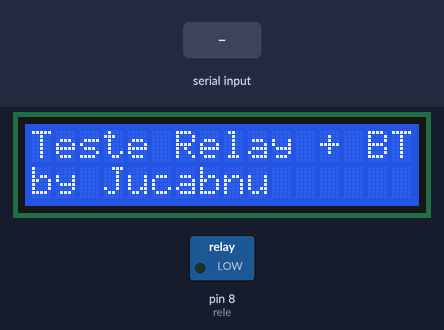
Recording of a sketch running on a simulated Arduino Uno, built with avr-gcc and run on an emulated ATmega328P. Parts: 16×2 character LCD, switched loads named in the sketch (green lamp = pin HIGH). The inputs (shaded band) are chosen by the test bench.

Above: at 4.3 s.
4.4 s: "abrir" received over the second serial link
At 4.9 s:
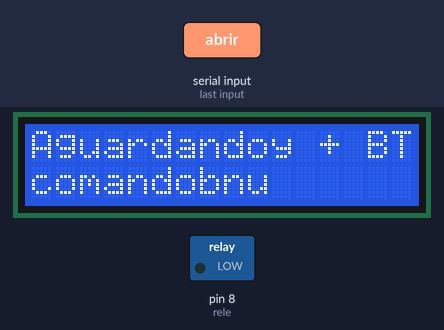
At 7.3 s:
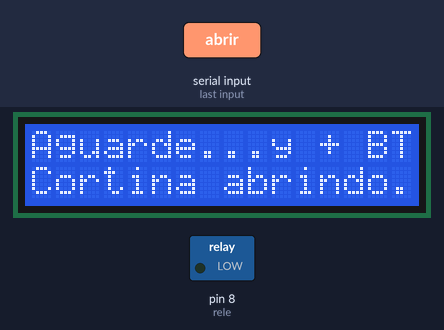
7.4 s: "1" received over the second serial link
At 9.7 s:
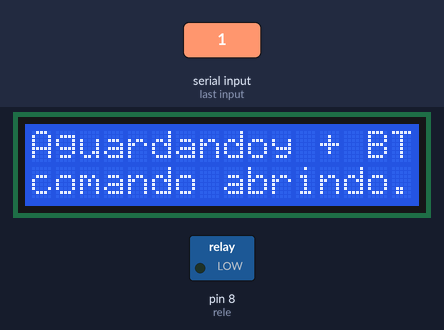
Timing chart, 0 to 11.2 s (numbered marks = the images above; inputs shaded):
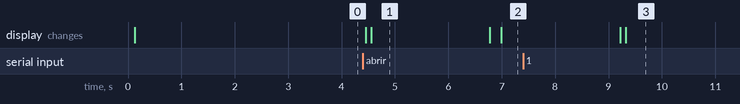

Measured:
- after the input at 4.4 s, the display: first changes after 0.06 s (image 1 shows a later state)
- after the input at 7.4 s, the display: first changes after 1.8 s (image 3 shows a later state)
- what the display in image 1 shows lasts 2.2 s, from 4.6 s to 6.8 s

The sketch:

controle_auto_cortina_bt_lcd.ino
```cpp
#include<SoftwareSerial.h>;
#include<LiquidCrystal.h>;

SoftwareSerial btCom(9,10); // TX, RX
LiquidCrystal lcd(12,11,5,4,3,2);
int rele = 8;

void setup(){
  btCom.begin(9600);
  btCom.println("Comunicação Bluetooth iniciada.");
  btCom.println("Aguardando comando...");

  lcd.begin(16,2);
  lcd.print("Teste Relay + BT");
  lcd.setCursor(0,1);
  lcd.print("by Jucabnu");
  pinMode(rele, OUTPUT);
  rele = LOW;
  delay(3000);
}

void printLcd(String texto, int coluna, int linha){
  lcd.setCursor(coluna, linha);
  lcd.print(texto);
  delay(100);
}

void loop(){

  String data;

  if(btCom.available()){
    btCom.print("Envie 'abrir' para abrir:");
    printLcd("Aguardando",0,0);
    printLcd("comando",0,1);

    data = btCom.readString().substring(0, btCom.readString().length()-2);

    if(data == "abrir"){
      delay(100);
      digitalWrite(rele, HIGH);
      btCom.println("Aguarde...");
      printLcd("Aguarde...",0,0);
      delay(100);
      btCom.println("Cortina abrindo...");
      printLcd("Cortina abrindo.",0,1);
      delay(2000);
      digitalWrite(rele, LOW);
    }
  }
  delay(100);
}
```
